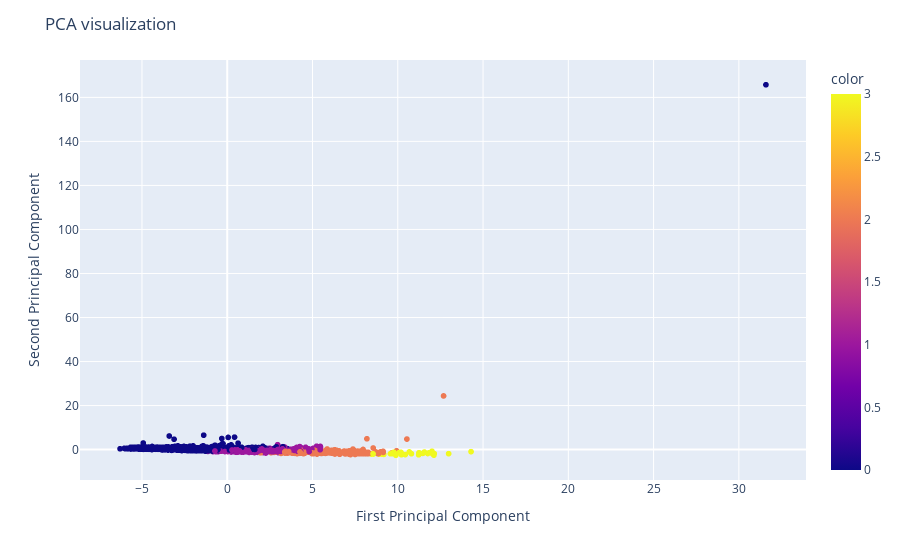

Write notebook code for a chart like this one.
### Code cell
from sklearn.decomposition import PCA

# Apply PCA
pca = PCA(n_components=2)
X_pca = pca.fit_transform(X_labeled_processed)

fig = px.scatter(x=X_pca[:, 0], y=X_pca[:, 1], color=y_labeled)
fig.update_layout(
    title="PCA visualization",
    xaxis_title="First Principal Component",
    yaxis_title="Second Principal Component",
)
fig.show()

### Figure 1 — Plotly figure (JSON) as saved in the notebook; plotly's stock layout.template omitted (floating-point values rounded to 4 significant figures; data arrays with more than 128 entries replaced by an {"elided": "..."} marker saying what was removed)
{"data": [{"hovertemplate": "x=%{x}<br>y=%{y}<br>color=%{marker.color}<extra></extra>", "legendgroup": "", "marker": {"color": {"elided": "2736 int values"}, "coloraxis": "coloraxis", "symbol": "circle"}, "mode": "markers", "name": "", "showlegend": false, "type": "scattergl", "x": {"elided": "2736 float values"}, "xaxis": "x", "y": {"elided": "2736 float values"}, "yaxis": "y"}], "layout": {"coloraxis": {"colorbar": {"title": {"text": "color"}}, "colorscale": [[0, "#0d0887"], [0.1111, "#46039f"], [0.2222, "#7201a8"], [0.3333, "#9c179e"], [0.4444, "#bd3786"], [0.5556, "#d8576b"], [0.6667, "#ed7953"], [0.7778, "#fb9f3a"], [0.8889, "#fdca26"], [1, "#f0f921"]]}, "legend": {"tracegroupgap": 0}, "margin": {"t": 60}, "title": {"text": "PCA visualization"}, "xaxis": {"anchor": "y", "domain": [0, 1], "title": {"text": "First Principal Component"}}, "yaxis": {"anchor": "x", "domain": [0, 1], "title": {"text": "Second Principal Component"}}}}
